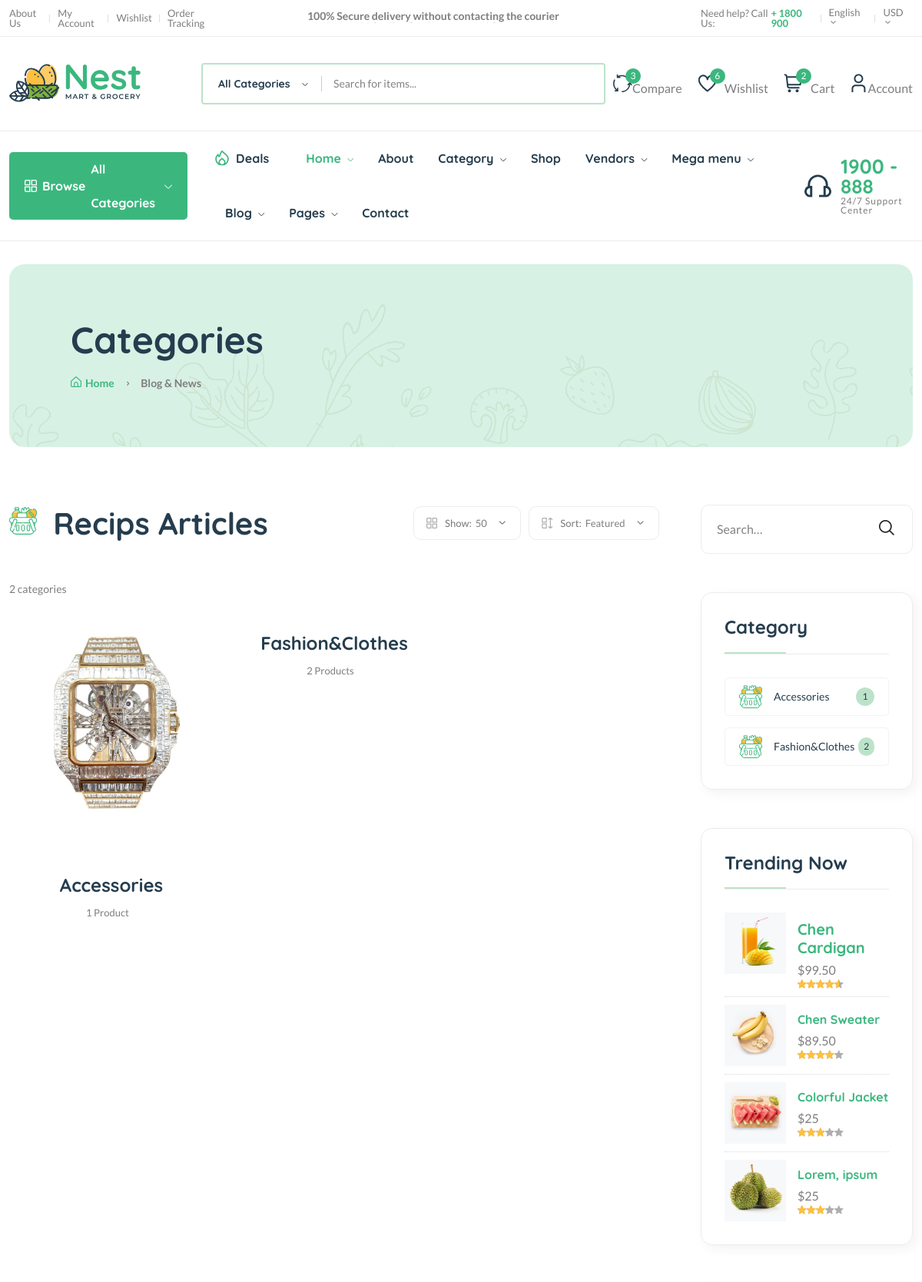
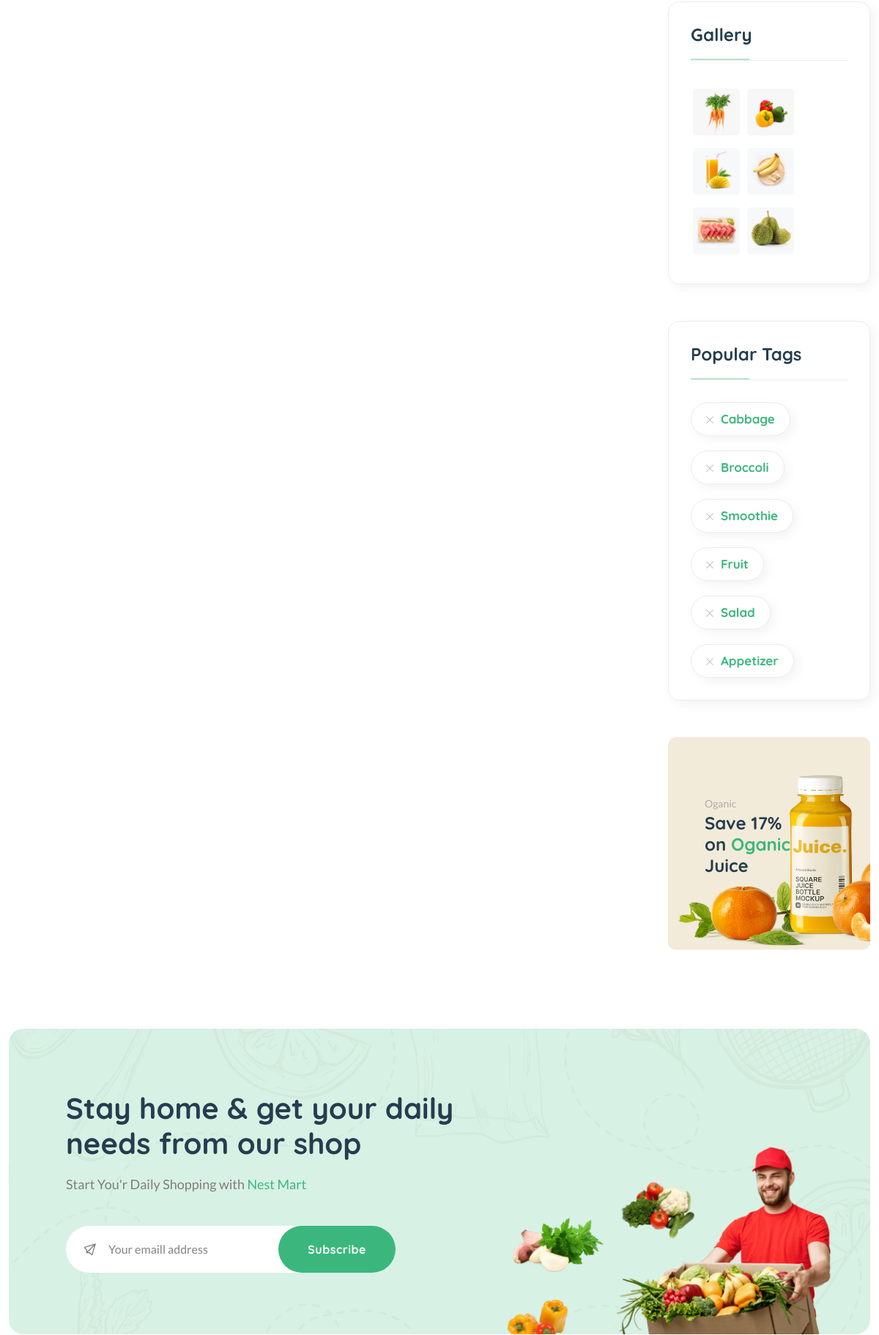
Page /categories/ (upper part) on the committed database (2 pictures, top to bottom).
### core/models.py (models this page shows, shortened)
class Category(models.Model):
    category_id=ShortUUIDField(unique=True,length=10,max_length=20,prefix="CAT",alphabet="abcdefgh12345")
    title=models.CharField(max_length=100,default="Accessories")
    image=models.ImageField(upload_to="category",default="category.jpg")
    class Meta:
        verbose_name_plural="Categories"

### core/views.py (the view)
# urls.py: path('categories/',category_list_view,name="categorieslist"),
def category_list_view(request):
    categories=Category.objects.all()
    context={
        "categories":categories
    }
    return render(request,'core/categories_list.html',context)

### core/context_processor.py (called while the page is built)
def default(request):
    categories=Category.objects.all()
    try:
        address=Address.objects.get(user=request.user)
    except:
        address=None
    return {
        'categories':categories,
        'address':address,
    }

### templates/core/categories_list.html (shortened to what this page needs)
{% extends 'sections/base.html' %}
{%block content%}
    <main class="main">
        <div class="page-header mt-30 mb-75">
            <div class="container">
                <div class="archive-header">
                    <div class="row align-items-center">
                        <div class="col-xl-3">
                            <h1 class="mb-15">Categories</h1>
                            <div class="breadcrumb">
                                <a href="index.html" rel="nofollow"><i class="fi-rs-home mr-5"></i>Home</a>
                                <span></span> Blog & News
                            </div>
                        </div>
                    </div>
                </div>
            </div>
        </div>
        <div class="page-content mb-50">
            <div class="container">
                <div class="row">
                    <div class="col-lg-9">
                        <div class="shop-product-fillter mb-50 pr-30">
                            <div class="totall-product">
                                <h2>
                                    <img class="w-36px mr-10" src="assets/imgs/theme/icons/category-1.svg" alt="" />
                                    Recips Articles
                                </h2>
                            </div>
                            <div class="sort-by-product-area">
                                <div class="sort-by-cover mr-10">
                                    <div class="sort-by-product-wrap">
                                        <div class="sort-by">
                                            <span><i class="fi-rs-apps"></i>Show:</span>
                                        </div>
                                        <div class="sort-by-dropdown-wrap">
                                            <span> 50 <i class="fi-rs-angle-small-down"></i></span>
                                        </div>
                                    </div>
                                </div>
                                <div class="sort-by-cover">
                                    <div class="sort-by-product-wrap">
                                        <div class="sort-by">
                                            <span><i class="fi-rs-apps-sort"></i>Sort:</span>
                                        </div>
                                        <div class="sort-by-dropdown-wrap">
                                            <span>Featured <i class="fi-rs-angle-small-down"></i></span>
                                        </div>
                                    </div>
                                </div>
                            </div>
                        </div>
                        <div class="loop-grid pr-30">
                            {{categories.count}} categories
                            <div class="row">
                                {% for category in categories %}
                                <article class="col-xl-4 col-lg-6 col-md-6 text-center hover-up mb-30 animated">
                                    <div class="post-thumb">
                                        <a href="{% url 'core:categoryproductslist' category.category_id %}">
                                            <img class="border-radius-15" src="{{category.image.url}}" alt="" />
                                        </a>
                                    </div>
                                    <div class="entry-content-2">
                                        <h4 class="post-title mb-15">
                                            <a href="{% url 'core:categoryproductslist' category.category_id %}">{{category.title}}</a>
                                        </h4>
                                        <div class="entry-meta font-xs color-grey mt-10 pb-10">
                                            <div>
                                               <span class="hit-count mr-10">{{category.category.count}} Product{{category.category.count|pluralize}}</span>
                                            </div>
                                        </div>
                                    </div>
                                </article>
                                {% endfor %}
                            </div>
                        </div>
                    </div>
                    <div class="col-lg-3 primary-sidebar sticky-sidebar">
                        <div class="widget-area">
                            <div class="sidebar-widget-2 widget_search mb-50">
                                <div class="search-form">
                                    <form action="#">
                                        <input type="text" placeholder="Search…" />
                                        <button type="submit"><i class="fi-rs-search"></i></button>
                                    </form>
                                </div>
                            </div>
                            <div class="sidebar-widget widget-category-2 mb-50">
                                <h5 class="section-title style-1 mb-30">Category</h5>
                                <ul>
                                    {% for category in categories %}
                                    <li>
                                        <a href="shop-grid-right.html"> <img src="assets/imgs/theme/icons/category-1.svg" alt="" />{{category.title}}</a><span class="count">{{category.category.count}}</span>
                                    </li>
                                    {%endfor%}
                                </ul>
                            </div>
                            <div class="sidebar-widget product-sidebar mb-50 p-30 bg-grey border-radius-10">
                                <h5 class="section-title style-1 mb-30">Trending Now</h5>
                                <div class="single-post clearfix">
                                    <div class="image">
                                        <img src="assets/imgs/shop/thumbnail-3.jpg" alt="#" />
                                    </div>
                                    <div class="content pt-10">
                                        <h5><a href="shop-product-detail.html">Chen Cardigan</a></h5>
                                        <p class="price mb-0 mt-5">$99.50</p>
                                        <div class="product-rate">
                                            <div class="product-rating" style="width: 90%"></div>
                                        </div>
                                    </div>
                                </div>
                                <div class="single-post clearfix">
                                    <div class="image">
                                        <img src="assets/imgs/shop/thumbnail-4.jpg" alt="#" />
                                    </div>
                                    <div class="content pt-10">
                                        <h6><a href="shop-product-detail.html">Chen Sweater</a></h6>
                                        <p class="price mb-0 mt-5">$89.50</p>
                                        <div class="product-rate">
                                            <div class="product-rating" style="width: 80%"></div>
                                        </div>
                                    </div>
                                </div>
                                <div class="single-post clearfix">
                                    <div class="image">
                                        <img src="assets/imgs/shop/thumbnail-5.jpg" alt="#" />
                                    </div>
                                    <div class="content pt-10">
                                        <h6><a href="shop-product-detail.html">Colorful Jacket</a></h6>
                                        <p class="price mb-0 mt-5">$25</p>
                                        <div class="product-rate">
                                            <div class="product-rating" style="width: 60%"></div>
                                        </div>
                                    </div>
                                </div>
                                <div class="single-post clearfix">
                                    <div class="image">
                                        <img src="assets/imgs/shop/thumbnail-6.jpg" alt="#" />
                                    </div>
                                    <div class="content pt-10">
                                        <h6><a href="shop-product-detail.html">Lorem, ipsum</a></h6>
                                        <p class="price mb-0 mt-5">$25</p>
                                        <div class="product-rate">
                                            <div class="product-rating" style="width: 60%"></div>
                                        </div>
                                    </div>
                                </div>
                            </div>
                            <div class="sidebar-widget widget_instagram mb-50">
                                <h5 class="section-title style-1 mb-30">Gallery</h5>
                                <div class="instagram-gellay">
                                    <ul class="insta-feed">
                                        <li>
                                            <a href="#"><img class="border-radius-5" src="assets/imgs/shop/thumbnail-1.jpg" alt="" /></a>
                                        </li>
                                        <li>
                                            <a href="#"><img class="border-radius-5" src="assets/imgs/shop/thumbnail-2.jpg" alt="" /></a>
                                        </li>
                                        <li>
                                            <a href="#"><img class="border-radius-5" src="assets/imgs/shop/thumbnail-3.jpg" alt="" /></a>
                                        </li>
                                        <li>
                                            <a href="#"><img class="border-radius-5" src="assets/imgs/shop/thumbnail-4.jpg" alt="" /></a>
                                        </li>
                                        <li>
                                            <a href="#"><img class="border-radius-5" src="assets/imgs/shop/thumbnail-5.jpg" alt="" /></a>
                                        </li>
                                        <li>
                                            <a href="#"><img class="border-radius-5" src="assets/imgs/shop/thumbnail-6.jpg" alt="" /></a>
                                        </li>
                                    </ul>
                                </div>
                            </div>
                            <div class="sidebar-widget widget-tags mb-50 pb-10">
                                <h5 class="section-title style-1 mb-30">Popular Tags</h5>
                                <ul class="tags-list">
                                    <li class="hover-up">
                                        <a href="blog-category-grid.html"><i class="fi-rs-cross mr-10"></i>Cabbage</a>
                                    </li>
                                    <li class="hover-up">
                                        <a href="blog-category-grid.html"><i class="fi-rs-cross mr-10"></i>Broccoli</a>
                                    </li>
                                    <li class="hover-up">
                                        <a href="blog-category-grid.html"><i class="fi-rs-cross mr-10"></i>Smoothie</a>
                                    </li>
                                    <li class="hover-up">
                                        <a href="blog-category-grid.html"><i class="fi-rs-cross mr-10"></i>Fruit</a>
                                    </li>
                                    <li class="hover-up mr-0">
                                        <a href="blog-category-grid.html"><i class="fi-rs-cross mr-10"></i>Salad</a>
                                    </li>
                                    <li class="hover-up mr-0">
                                        <a href="blog-category-grid.html"><i class="fi-rs-cross mr-10"></i>Appetizer</a>
                                    </li>
                                </ul>
                            </div>
                            <div class="banner-img wow fadeIn mb-50 animated d-lg-block d-none">
                                <img src="assets/imgs/banner/banner-11.png" alt="" />
                                <div class="banner-text">
                                    <span>Oganic</span>
                                    <h4>
                                        Save 17% <br />
                                        on <span class="text-brand">Oganic</span><br />
                                        Juice
                                    </h4>
                                </div>
                            </div>
                        </div>
                    </div>
                </div>
            </div>
        </div>
    </main>
{%endblock%}

### rows in the picture
Category: image (picture), title "Accessories", category.count "1"
Category: title "Fashion&Clothes", category.count "2"

### other values in the picture
{{ categories.count }} "2"
